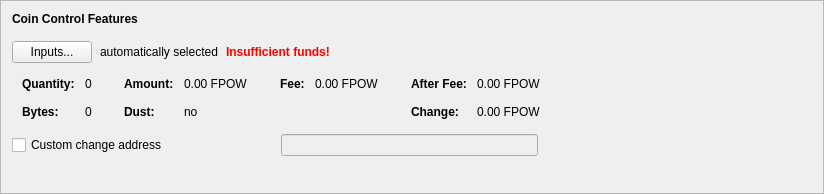
      <widget class="QFrame" name="frameCoinControl">
       <property name="sizePolicy">
        <sizepolicy hsizetype="Preferred" vsizetype="Fixed">
         <horstretch>0</horstretch>
         <verstretch>0</verstretch>
        </sizepolicy>
       </property>
       <property name="minimumSize">
        <size>
         <width>600</width>
         <height>194</height>
        </size>
       </property>
       <property name="frameShape">
        <enum>QFrame::StyledPanel</enum>
       </property>
       <property name="frameShadow">
        <enum>QFrame::Raised</enum>
       </property>
       <layout class="QVBoxLayout" name="verticalLayout_4">
        <item>
         <layout class="QVBoxLayout" name="verticalLayoutCoinControl" stretch="0,0,0,0,0">
          <property name="spacing">
           <number>0</number>
          </property>
          <property name="sizeConstraint">
           <enum>QLayout::SetDefaultConstraint</enum>
          </property>
          <property name="leftMargin">
           <number>0</number>
          </property>
          <property name="topMargin">
           <number>0</number>
          </property>
          <item>
           <layout class="QHBoxLayout" name="horizontalLayoutCoinControl1">
            <property name="bottomMargin">
             <number>15</number>
            </property>
            <item>
             <widget class="QLabel" name="labelCoinControlFeatures">
              <property name="sizePolicy">
               <sizepolicy hsizetype="Preferred" vsizetype="Maximum">
                <horstretch>0</horstretch>
                <verstretch>0</verstretch>
               </sizepolicy>
              </property>
              <property name="font">
               <font>
                <weight>75</weight>
                <bold>true</bold>
               </font>
              </property>
              <property name="styleSheet">
               <string notr="true">font-weight:bold;</string>
              </property>
              <property name="text">
               <string>Coin Control Features</string>
              </property>
             </widget>
            </item>
           </layout>
          </item>
          <item>
           <layout class="QHBoxLayout" name="horizontalLayoutCoinControl2" stretch="0,0,0,0">
            <property name="spacing">
             <number>8</number>
            </property>
            <property name="bottomMargin">
             <number>10</number>
            </property>
            <item>
             <widget class="QPushButton" name="pushButtonCoinControl">
              <property name="styleSheet">
               <string notr="true"/>
              </property>
              <property name="text">
               <string>Inputs...</string>
              </property>
              <property name="autoDefault">
               <bool>false</bool>
              </property>
             </widget>
            </item>
            <item>
             <widget class="QLabel" name="labelCoinControlAutomaticallySelected">
              <property name="text">
               <string>automatically selected</string>
              </property>
              <property name="margin">
               <number>5</number>
              </property>
             </widget>
            </item>
            <item>
             <widget class="QLabel" name="labelCoinControlInsuffFunds">
              <property name="font">
               <font>
                <weight>75</weight>
                <bold>true</bold>
               </font>
              </property>
              <property name="styleSheet">
               <string notr="true">color:red;font-weight:bold;</string>
              </property>
              <property name="text">
               <string>Insufficient funds!</string>
              </property>
              <property name="margin">
               <number>5</number>
              </property>
             </widget>
            </item>
            <item>
             <spacer name="horizontalSpacerCoinControl">
              <property name="orientation">
               <enum>Qt::Horizontal</enum>
              </property>
              <property name="sizeHint" stdset="0">
               <size>
                <width>40</width>
                <height>1</height>
               </size>
              </property>
             </spacer>
            </item>
           </layout>
          </item>
          <item>
           <widget class="QWidget" name="widgetCoinControl" native="true">
            <property name="sizePolicy">
             <sizepolicy hsizetype="Preferred" vsizetype="Preferred">
              <horstretch>0</horstretch>
              <verstretch>0</verstretch>
             </sizepolicy>
            </property>
            <property name="minimumSize">
             <size>
              <width>0</width>
              <height>0</height>
             </size>
            </property>
            <property name="styleSheet">
             <string notr="true"/>
            </property>
            <layout class="QHBoxLayout" name="horizontalLayoutCoinControl5">
             <property name="leftMargin">
              <number>0</number>
             </property>
             <property name="topMargin">
              <number>0</number>
             </property>
             <property name="rightMargin">
              <number>0</number>
             </property>
             <property name="bottomMargin">
              <number>0</number>
             </property>
             <item>
              <layout class="QHBoxLayout" name="horizontalLayoutCoinControl3" stretch="0,0,0,1">
               <property name="spacing">
                <number>20</number>
               </property>
               <property name="topMargin">
                <number>0</number>
               </property>
               <property name="bottomMargin">
                <number>10</number>
               </property>
               <item>
                <layout class="QFormLayout" name="formLayoutCoinControl1">
                 <property name="horizontalSpacing">
                  <number>10</number>
                 </property>
                 <property name="verticalSpacing">
                  <number>14</number>
                 </property>
                 <property name="leftMargin">
                  <number>10</number>
                 </property>
                 <property name="topMargin">
                  <number>4</number>
                 </property>
                 <property name="rightMargin">
                  <number>6</number>
                 </property>
                 <item row="0" column="0">
                  <widget class="QLabel" name="labelCoinControlQuantityText">
                   <property name="font">
                    <font>
                     <weight>75</weight>
                     <bold>true</bold>
                    </font>
                   </property>
                   <property name="text">
                    <string>Quantity:</string>
                   </property>
                   <property name="margin">
                    <number>0</number>
                   </property>
                  </widget>
                 </item>
                 <item row="0" column="1">
                  <widget class="QLabel" name="labelCoinControlQuantity">
                   <property name="cursor">
                    <cursorShape>IBeamCursor</cursorShape>
                   </property>
                   <property name="contextMenuPolicy">
                    <enum>Qt::ActionsContextMenu</enum>
                   </property>
                   <property name="text">
                    <string notr="true">0</string>
                   </property>
                   <property name="margin">
                    <number>0</number>
                   </property>
                   <property name="textInteractionFlags">
                    <set>Qt::LinksAccessibleByMouse|Qt::TextSelectableByKeyboard|Qt::TextSelectableByMouse</set>
                   </property>
                  </widget>
                 </item>
                 <item row="1" column="0">
                  <widget class="QLabel" name="labelCoinControlBytesText">
                   <property name="font">
                    <font>
                     <weight>75</weight>
                     <bold>true</bold>
                    </font>
                   </property>
                   <property name="text">
                    <string>Bytes:</string>
                   </property>
                  </widget>
                 </item>
                 <item row="1" column="1">
                  <widget class="QLabel" name="labelCoinControlBytes">
                   <property name="cursor">
                    <cursorShape>IBeamCursor</cursorShape>
                   </property>
                   <property name="contextMenuPolicy">
                    <enum>Qt::ActionsContextMenu</enum>
                   </property>
                   <property name="text">
                    <string notr="true">0</string>
                   </property>
                   <property name="textInteractionFlags">
                    <set>Qt::LinksAccessibleByMouse|Qt::TextSelectableByKeyboard|Qt::TextSelectableByMouse</set>
                   </property>
                  </widget>
                 </item>
                </layout>
               </item>
               <item>
                <layout class="QFormLayout" name="formLayoutCoinControl2">
                 <property name="horizontalSpacing">
                  <number>10</number>
                 </property>
                 <property name="verticalSpacing">
                  <number>14</number>
                 </property>
                 <property name="leftMargin">
                  <number>6</number>
                 </property>
                 <property name="topMargin">
                  <number>4</number>
                 </property>
                 <property name="rightMargin">
                  <number>6</number>
                 </property>
                 <item row="0" column="0">
                  <widget class="QLabel" name="labelCoinControlAmountText">
                   <property name="font">
                    <font>
                     <weight>75</weight>
                     <bold>true</bold>
                    </font>
                   </property>
                   <property name="text">
                    <string>Amount:</string>
                   </property>
                   <property name="margin">
                    <number>0</number>
                   </property>
                  </widget>
                 </item>
                 <item row="0" column="1">
                  <widget class="QLabel" name="labelCoinControlAmount">
                   <property name="cursor">
                    <cursorShape>IBeamCursor</cursorShape>
                   </property>
                   <property name="contextMenuPolicy">
                    <enum>Qt::ActionsContextMenu</enum>
                   </property>
                   <property name="text">
                    <string notr="true">0.00 FPOW</string>
                   </property>
                   <property name="textInteractionFlags">
                    <set>Qt::LinksAccessibleByMouse|Qt::TextSelectableByKeyboard|Qt::TextSelectableByMouse</set>
                   </property>
                  </widget>
                 </item>
                 <item row="1" column="0">
                  <widget class="QLabel" name="labelCoinControlLowOutputText">
                   <property name="font">
                    <font>
                     <weight>75</weight>
                     <bold>true</bold>
                    </font>
                   </property>
                   <property name="text">
                    <string>Dust:</string>
                   </property>
                  </widget>
                 </item>
                 <item row="1" column="1">
                  <widget class="QLabel" name="labelCoinControlLowOutput">
                   <property name="cursor">
                    <cursorShape>IBeamCursor</cursorShape>
                   </property>
                   <property name="contextMenuPolicy">
                    <enum>Qt::ActionsContextMenu</enum>
                   </property>
                   <property name="text">
                    <string notr="true">no</string>
                   </property>
                   <property name="textInteractionFlags">
                    <set>Qt::LinksAccessibleByMouse|Qt::TextSelectableByKeyboard|Qt::TextSelectableByMouse</set>
                   </property>
                  </widget>
                 </item>
                </layout>
               </item>
               <item>
                <layout class="QFormLayout" name="formLayoutCoinControl3">
                 <property name="horizontalSpacing">
                  <number>10</number>
                 </property>
                 <property name="verticalSpacing">
                  <number>14</number>
                 </property>
                 <property name="leftMargin">
                  <number>6</number>
                 </property>
                 <property name="topMargin">
                  <number>4</number>
                 </property>
                 <property name="rightMargin">
                  <number>6</number>
                 </property>
                 <item row="0" column="0">
                  <widget class="QLabel" name="labelCoinControlFeeText">
                   <property name="font">
                    <font>
                     <weight>75</weight>
                     <bold>true</bold>
                    </font>
                   </property>
                   <property name="text">
                    <string>Fee:</string>
                   </property>
                   <property name="margin">
                    <number>0</number>
                   </property>
                  </widget>
                 </item>
                 <item row="0" column="1">
                  <widget class="QLabel" name="labelCoinControlFee">
                   <property name="cursor">
                    <cursorShape>IBeamCursor</cursorShape>
                   </property>
                   <property name="contextMenuPolicy">
                    <enum>Qt::ActionsContextMenu</enum>
                   </property>
                   <property name="text">
                    <string notr="true">0.00 FPOW</string>
                   </property>
                   <property name="textInteractionFlags">
                    <set>Qt::LinksAccessibleByMouse|Qt::TextSelectableByKeyboard|Qt::TextSelectableByMouse</set>
                   </property>
                  </widget>
                 </item>
                </layout>
               </item>
               <item>
                <layout class="QFormLayout" name="formLayoutCoinControl4">
                 <property name="horizontalSpacing">
                  <number>10</number>
                 </property>
                 <property name="verticalSpacing">
                  <number>14</number>
                 </property>
                 <property name="leftMargin">
                  <number>6</number>
                 </property>
                 <property name="topMargin">
                  <number>4</number>
                 </property>
                 <property name="rightMargin">
                  <number>6</number>
                 </property>
                 <item row="0" column="0">
                  <widget class="QLabel" name="labelCoinControlAfterFeeText">
                   <property name="font">
                    <font>
                     <weight>75</weight>
                     <bold>true</bold>
                    </font>
                   </property>
                   <property name="text">
                    <string>After Fee:</string>
                   </property>
                   <property name="margin">
                    <number>0</number>
                   </property>
                  </widget>
                 </item>
                 <item row="0" column="1">
                  <widget class="QLabel" name="labelCoinControlAfterFee">
                   <property name="cursor">
                    <cursorShape>IBeamCursor</cursorShape>
                   </property>
                   <property name="contextMenuPolicy">
                    <enum>Qt::ActionsContextMenu</enum>
                   </property>
                   <property name="text">
                    <string notr="true">0.00 FPOW</string>
                   </property>
                   <property name="textInteractionFlags">
                    <set>Qt::LinksAccessibleByMouse|Qt::TextSelectableByKeyboard|Qt::TextSelectableByMouse</set>
                   </property>
                  </widget>
                 </item>
                 <item row="1" column="0">
                  <widget class="QLabel" name="labelCoinControlChangeText">
                   <property name="font">
                    <font>
                     <weight>75</weight>
                     <bold>true</bold>
                    </font>
                   </property>
                   <property name="text">
                    <string>Change:</string>
                   </property>
                  </widget>
                 </item>
                 <item row="1" column="1">
                  <widget class="QLabel" name="labelCoinControlChange">
                   <property name="cursor">
                    <cursorShape>IBeamCursor</cursorShape>
                   </property>
                   <property name="contextMenuPolicy">
                    <enum>Qt::ActionsContextMenu</enum>
                   </property>
                   <property name="text">
                    <string notr="true">0.00 FPOW</string>
                   </property>
                   <property name="textInteractionFlags">
                    <set>Qt::LinksAccessibleByMouse|Qt::TextSelectableByKeyboard|Qt::TextSelectableByMouse</set>
                   </property>
                  </widget>
                 </item>
                </layout>
               </item>
              </layout>
             </item>
            </layout>
           </widget>
          </item>
          <item>
           <layout class="QHBoxLayout" name="horizontalLayoutCoinControl4" stretch="0,0,0">
            <property name="spacing">
             <number>12</number>
            </property>
            <property name="sizeConstraint">
             <enum>QLayout::SetDefaultConstraint</enum>
            </property>
            <property name="topMargin">
             <number>5</number>
            </property>
            <property name="rightMargin">
             <number>5</number>
            </property>
            <item>
             <widget class="QCheckBox" name="checkBoxCoinControlChange">
              <property name="toolTip">
               <string>If this is activated, but the change address is empty or invalid, change will be sent to a newly generated address.</string>
              </property>
              <property name="text">
               <string>Custom change address</string>
              </property>
             </widget>
            </item>
            <item>
             <widget class="QValidatedLineEdit" name="lineEditCoinControlChange">
              <property name="enabled">
               <bool>false</bool>
              </property>
              <property name="sizePolicy">
               <sizepolicy hsizetype="Ignored" vsizetype="Fixed">
                <horstretch>0</horstretch>
                <verstretch>0</verstretch>
               </sizepolicy>
              </property>
             </widget>
            </item>
            <item>
             <widget class="QLabel" name="labelCoinControlChangeLabel">
              <property name="sizePolicy">
               <sizepolicy hsizetype="Preferred" vsizetype="Expanding">
                <horstretch>0</horstretch>
                <verstretch>0</verstretch>
               </sizepolicy>
              </property>
              <property name="minimumSize">
               <size>
                <width>0</width>
                <height>0</height>
               </size>
              </property>
              <property name="text">
               <string/>
              </property>
              <property name="margin">
               <number>3</number>
              </property>
             </widget>
            </item>
           </layout>
          </item>
          <item>
           <spacer name="verticalSpacerCoinControl">
            <property name="orientation">
             <enum>Qt::Vertical</enum>
            </property>
            <property name="sizeType">
             <enum>QSizePolicy::Expanding</enum>
            </property>
            <property name="sizeHint" stdset="0">
             <size>
              <width>800</width>
              <height>1</height>
             </size>
            </property>
           </spacer>
          </item>
         </layout>
        </item>
       </layout>
      </widget>
